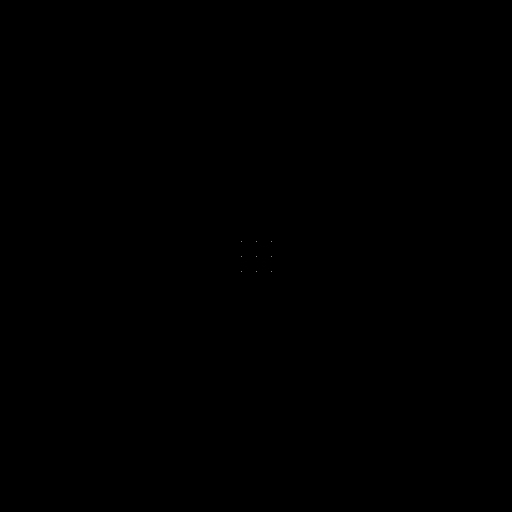
#> input picture img/target.bmp, 1024 x 1024 px (shown at 1/2 size)
$ python cgh-gs.py
#> lines starting #> are read from the running program, lines starting #| are printed output that depends on the picture; after the words box and inside, x2 and y2 are one past the last pixel; in counts of white or black regions, pixels touching at a corner belong together; long printed decimals are rounded
# -*- coding: utf-8 -*-
import cv2
import numpy as np
import matplotlib.pyplot as plt


# RMSE評価関数
def root_mean_squared_error(pred, true):
    hr = 150
    wr = 150
    pred_area = pred[int(height/2-hr):int(height/2+hr),
                     int(width/2-wr):int(width/2+wr)]
    true_area = true[int(height/2-hr):int(height/2+hr),
                     int(width/2-wr):int(width/2+wr)]
    mse = np.power(true_area - pred_area, 2).mean()
    return np.sqrt(mse)

# 多点に対する光の強度の均一性


def check_uniformity(u_int, target):
    u_int = u_int / np.max(u_int)
    maxi = np.max(u_int[target == 1])
    mini = np.min(u_int[target == 1])
    uniformity = 1 - (maxi - mini) / (maxi + mini)
    return uniformity

# 正規化


def normalization(origin):
    maxi = np.max(origin)
    mini = np.min(origin)
    norm = ((origin - mini) / (maxi - mini))
    return norm

# ホログラム画像生成


def hologram(phase):
    holophase = np.where(phase < 0, phase + 2 * np.pi, phase)
    # 条件分岐 np.where(condition x y)
    p_max = np.max(phase)
    p_min = np.min(phase)
    holo = ((phase - p_min) / (p_max - p_min)) * 255
    holo = holo.astype("uint8")
    return holo

# 再生像生成


def reconstruct(norm_int):
    rec = norm_int * 255
    rec = rec.astype("uint8")
    return rec


target = cv2.imread("img/target.bmp", 0)
#> target: shape (1024, 1024); 0% white in thin lines or dots, all inside (x1, y1, x2, y2) = (482, 482, 543, 543)
# cv2.imshow("target", target)
# cv2.waitKey(0)

uniformity = []
rmse = []

height, width = target.shape[:2]
#> height = 1024; width = 1024

target = target / 255
laser = 1
phase = np.random.rand(height, width)
u = np.empty_like(target, dtype="complex")
# dtypeは実部と虚部が存在する空行列

iteration = 5

# CGHの複素振幅の作成
u.real = laser * np.cos(phase)
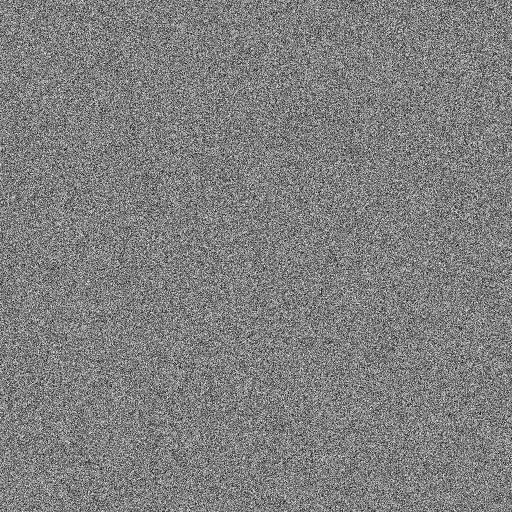
#> phase: shape (1024, 1024) float64 (shown at 1/2 size); min 7.07e-07, max 1, mean 0.5
u.imag = laser * np.sin(phase)

for num in range(iteration):

    # フーリエ変換
    u = np.fft.fft2(u)
    u = np.fft.fftshift(u)

    u_abs = np.abs(u)
    u_int = u_abs ** 2
    norm_int = normalization(u_int)

    # 再生像を生成
    rec = reconstruct(norm_int)
    phase = np.angle(u)

    # 再生像の評価
    mse = root_mean_squared_error(norm_int, target)
    rmse.append(root_mean_squared_error(norm_int, target))

    # 再生像の複素振幅をターゲットに合わせて修正
    u.real = target * np.cos(phase)
    u.imag = target * np.sin(phase)

    # 逆フーリエ変換
    u = np.fft.ifftshift(u)
    u = np.fft.ifft2(u)

    # CGHの元を生成
    phase = np.angle(u)
    holo = hologram(phase)

    holo_name = "holo"
    rec_name = "rec"

    filename_holo = "img/holo" + str(num+1) + ".png"
    filename_rec = "img/rec" + str(num+1) + ".png"

    cv2.imwrite(filename_holo, holo)
    # cv2.imshow("Hologram", holo)
    # cv2.waitKey(0)

    cv2.imwrite(filename_rec, rec)
    # cv2.imshow("Reconstruction", rec)
    # cv2.waitKey(0)

    uni = check_uniformity(u_int, target)
    uniformity.append(uni)

    print('RMSE評価', mse)
    print('均一性', check_uniformity(u_int, target))
#> this loop made 5 passes
#> uni on passes 2 to 5: 1, 1, 1, 1
#> uni on pass 1: 6.54e-08
#| RMSE評価 0.009428
#| 均一性 6.537734809075602e-08
#| RMSE評価 5.074203724161744e-18
#| 均一性 1
#| RMSE評価 4.8534794881627265e-18
#| 均一性 1
#| RMSE評価 4.8534794881627265e-18
#| 均一性 1
#| RMSE評価 4.8534794881627265e-18
#| 均一性 1
#> pass 1, in root_mean_squared_error, `pred_area = pred[int(height/2-hr):int(height/2+hr), int(width/2-wr):in..`:
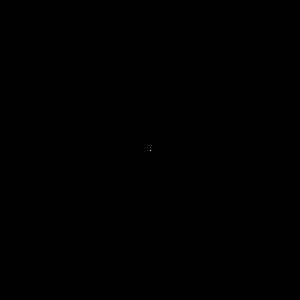
#> pred_area: shape (300, 300) float64; min 2.25e-13, max 1, mean 1.12e-05
#> pass 1, `cv2.imwrite(filename_holo, holo)`:
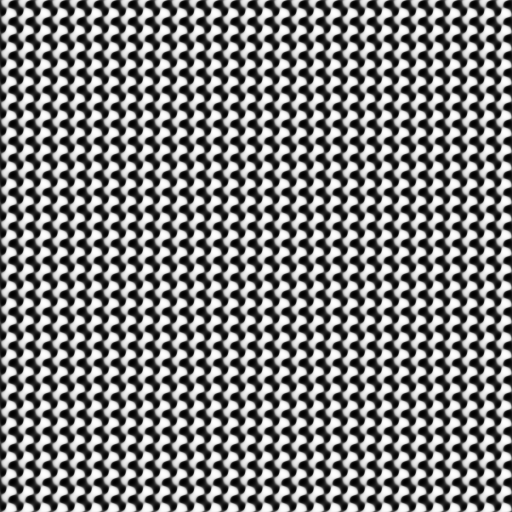
#> saved as holo1.png: shape (1024, 1024) (shown at 1/2 size); min 0, max 255, mean 127.2
#> after the loop, rmse = [0.00943, 5.07e-18, 4.85e-18, 4.85e-18, 4.85e-18]; uniformity = [6.54e-08, 1, 1, 1, 1]


plt.figure(figsize=(5, 4))
plt.rcParams['font.size'] = 15  # フォントの大きさ
plt.plot(np.arange(1, iteration+1), rmse, color="k")
plt.xlabel("Iteration")
plt.ylabel("RMSE")
plt.tight_layout()
plt.savefig('rmse.png')
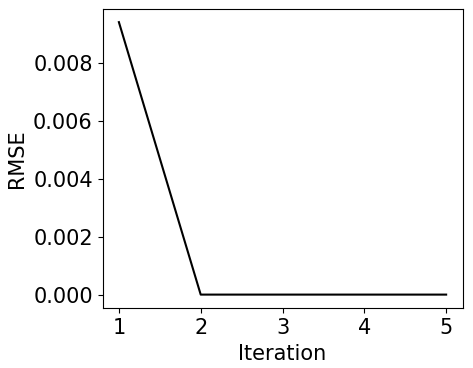
#> figure drawn by matplotlib, 1 panel
np.savetxt("rmse.csv", uniformity, delimiter=',', fmt='%f')

plt.figure(figsize=(5, 4))
plt.rcParams['font.size'] = 15
plt.plot(np.arange(1, iteration+1), uniformity)
plt.xlabel("Iteration")
plt.ylabel("Uniformity")
plt.ylim(0, 1)
plt.tight_layout()
plt.savefig('Uniformity.png')
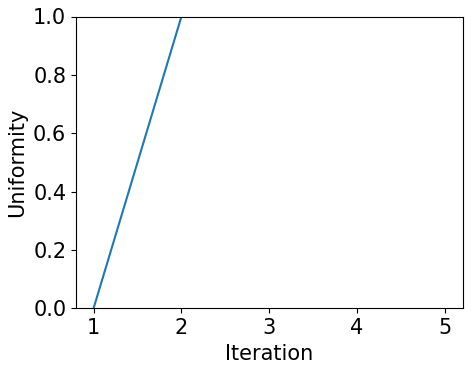
#> figure drawn by matplotlib, 1 panel
np.savetxt("uni.csv", uniformity, delimiter=',', fmt='%f')
